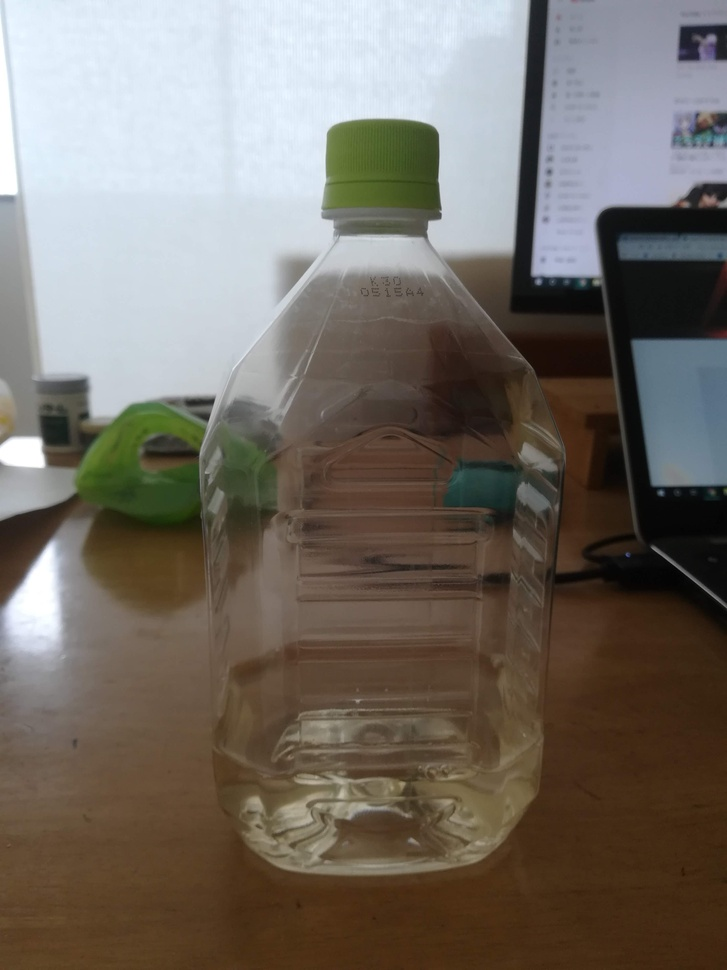
#> input picture bottle.jpg, 727 x 970 px, shrunk from 2976 x 3968 before the run
$ python photo.py
#> lines starting #> are read from the running program, lines starting #| are printed output that depends on the picture; after the words box and inside, x2 and y2 are one past the last pixel; in counts of white or black regions, pixels touching at a corner belong together
# -*- coding: utf-8 -*-

"""
画像を読み込み、各種処理
"""

import cv2
from matplotlib import pyplot as plt

# 入力画像の読み込み
IMG = cv2.imread("bottle.jpg")
#> IMG is the input picture: shape (970, 727, 3); mean B, G, R 101.4, 109.4, 116.4

# グレースケール変換
GRAY = cv2.cvtColor(IMG, cv2.COLOR_BGR2GRAY)
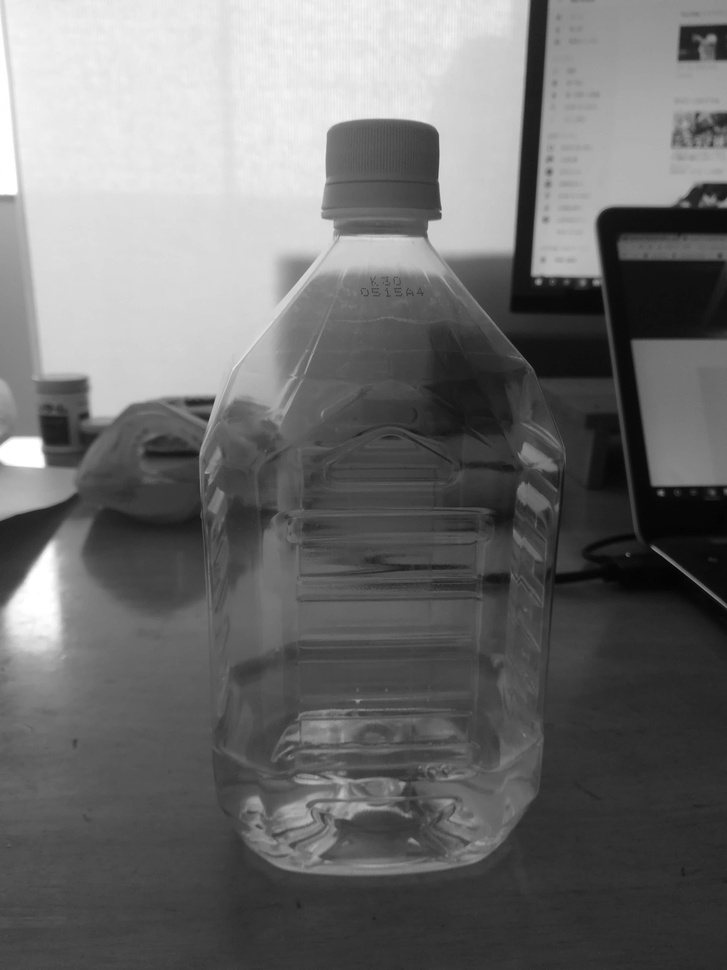
#> GRAY: shape (970, 727); min 0, max 255, mean 110.6

#輪郭抽出
EDGES = cv2.Canny(GRAY, 0, 50)
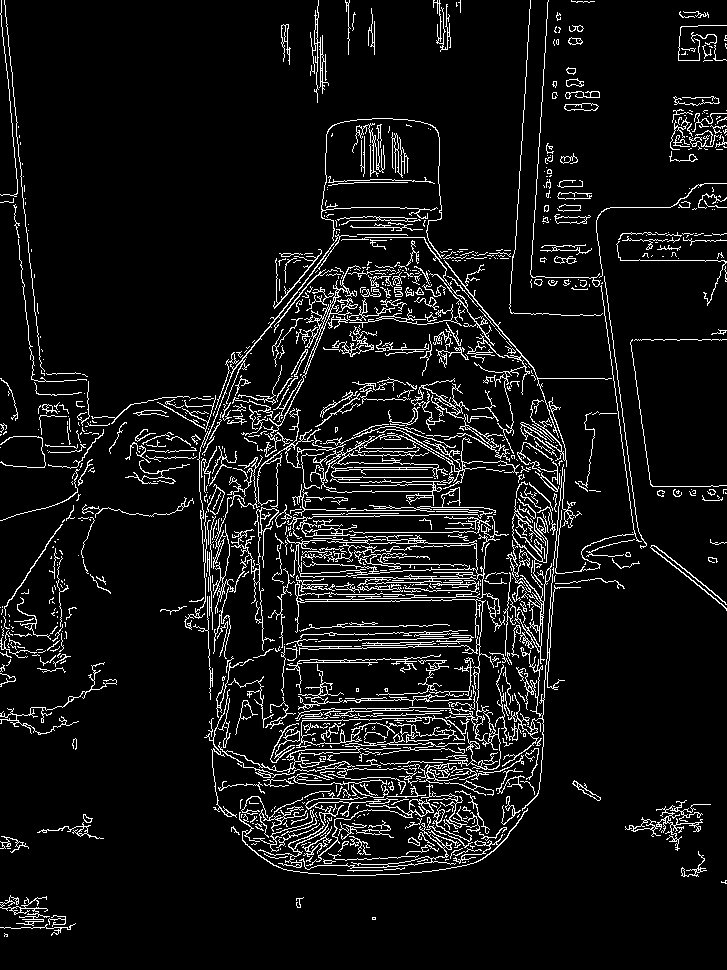
#> EDGES: shape (970, 727); 7.7% white in thin lines or dots

# 結果を出力
#cv2.imshow("result.jpg", IMG)
plt.imshow(EDGES, cmap='gray', interpolation='bicubic')
#plt.xticks(), plt.yticks()  # to hide tick values on X and Y axis
plt.show()
cv2.waitKey(0)
cv2.destroyAllWindows()
